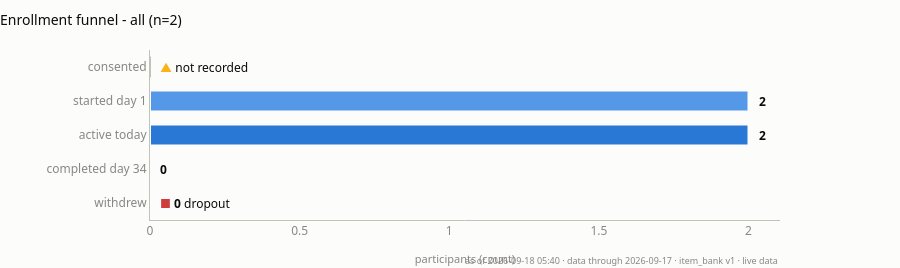

This figure's notebook cell:
### Markdown cell above
## 1B - Enrolment funnel

### Code cell
# Horizontal stages, withdrawals as a separate offshoot rather than a stage.
# 14 started day 1, 13 active today, 1 completed day 34, 1 withdrew.
# 'consented' is drawn as an empty outlined bar labelled 'not recorded': User
# has enrolled_at and is_enrolled and nothing before them, so reporting
# enrolment as consent would be a fabricated number.
plot_funnel(board)

### Figure 1 — Plotly figure (JSON) as saved in the notebook; plotly's stock layout.template omitted (floating-point values rounded to 4 significant figures)
{"data": [{"hovertemplate": "<b>consented</b><br>not measurable<extra></extra>", "marker": {"color": "rgba(0,0,0,0)", "line": {"color": "#c3c2b7", "width": 2}}, "orientation": "h", "showlegend": false, "type": "bar", "width": 0.62, "x": [0], "y": ["consented"]}, {"hovertemplate": "<b>started day 1</b><br>n = 2.0<extra></extra>", "marker": {"color": "#5598e7", "line": {"color": "#fcfcfb", "width": 2}}, "orientation": "h", "showlegend": false, "type": "bar", "width": 0.62, "x": [2], "y": ["started day 1"]}, {"hovertemplate": "<b>active today</b><br>n = 2.0<extra></extra>", "marker": {"color": "#2a78d6", "line": {"color": "#fcfcfb", "width": 2}}, "orientation": "h", "showlegend": false, "type": "bar", "width": 0.62, "x": [2], "y": ["active today"]}, {"hovertemplate": "<b>completed day 34</b><br>n = 0.0<extra></extra>", "marker": {"color": "#184f95", "line": {"color": "#fcfcfb", "width": 2}}, "orientation": "h", "showlegend": false, "type": "bar", "width": 0.62, "x": [0], "y": ["completed day 34"]}, {"hovertemplate": "<b>withdrew</b><br>n = 0.0<extra></extra>", "marker": {"color": "#d03b3b", "line": {"color": "#fcfcfb", "width": 2}}, "orientation": "h", "showlegend": false, "type": "bar", "width": 0.42, "x": [0], "y": ["withdrew"]}], "layout": {"annotations": [{"font": {"color": "#0b0b0b", "size": 12}, "showarrow": false, "text": "<span style='color:#fab219'>▲</span> not recorded", "x": 0, "xanchor": "left", "xshift": 8, "y": "consented"}, {"font": {"color": "#0b0b0b", "size": 12}, "showarrow": false, "text": "<b>2</b>", "x": 2, "xanchor": "left", "xshift": 8, "y": "started day 1"}, {"font": {"color": "#0b0b0b", "size": 12}, "showarrow": false, "text": "<b>2</b>", "x": 2, "xanchor": "left", "xshift": 8, "y": "active today"}, {"font": {"color": "#0b0b0b", "size": 12}, "showarrow": false, "text": "<b>0</b>", "x": 0, "xanchor": "left", "xshift": 8, "y": "completed day 34"}, {"font": {"color": "#0b0b0b", "size": 12}, "showarrow": false, "text": "<span style='color:#d03b3b'>■</span> <b>0</b> dropout", "x": 0, "xanchor": "left", "xshift": 8, "y": "withdrew"}, {"font": {"color": "#898781", "family": "system-ui, -apple-system, \"Segoe UI\", sans-serif", "size": 9}, "showarrow": false, "text": "as of 2026-09-18 05:40 · data through 2026-09-17 · item_bank v1 · live data", "x": 1, "xanchor": "right", "xref": "paper", "y": 0, "yanchor": "top", "yref": "paper", "yshift": -32}], "bargap": 0.35, "font": {"color": "#52514e", "family": "system-ui, -apple-system, \"Segoe UI\", sans-serif", "size": 12}, "height": 268, "hoverlabel": {"bgcolor": "#fcfcfb", "font": {"color": "#0b0b0b", "family": "system-ui, -apple-system, \"Segoe UI\", sans-serif"}}, "margin": {"b": 48, "l": 150, "r": 120, "t": 50}, "paper_bgcolor": "#fcfcfb", "plot_bgcolor": "#fcfcfb", "showlegend": false, "title": {"font": {"color": "#0b0b0b", "size": 14}, "text": "Enrollment funnel - all (n=2)", "x": 0, "xanchor": "left"}, "xaxis": {"gridcolor": "#e1e0d9", "linecolor": "#c3c2b7", "rangemode": "tozero", "showgrid": false, "tickfont": {"color": "#898781"}, "title": {"font": {"color": "#898781", "size": 11}, "text": "participants (count)"}, "zeroline": false}, "yaxis": {"categoryarray": ["withdrew", "completed day 34", "active today", "started day 1", "consented"], "categoryorder": "array", "linecolor": "#c3c2b7", "showgrid": false, "tickfont": {"color": "#898781", "size": 12}, "zeroline": false}}}
